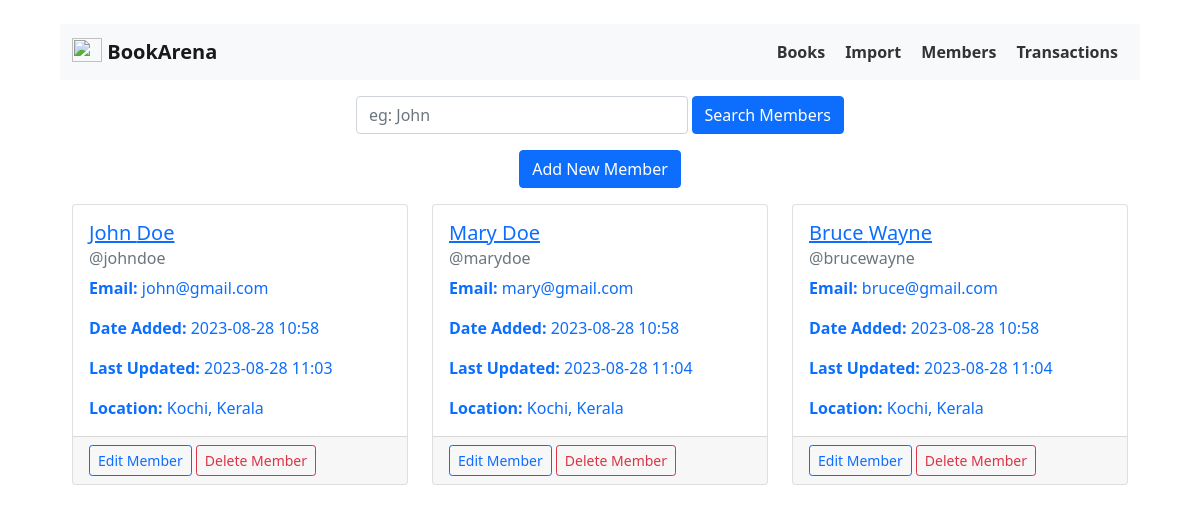
The app's page /members, older data.
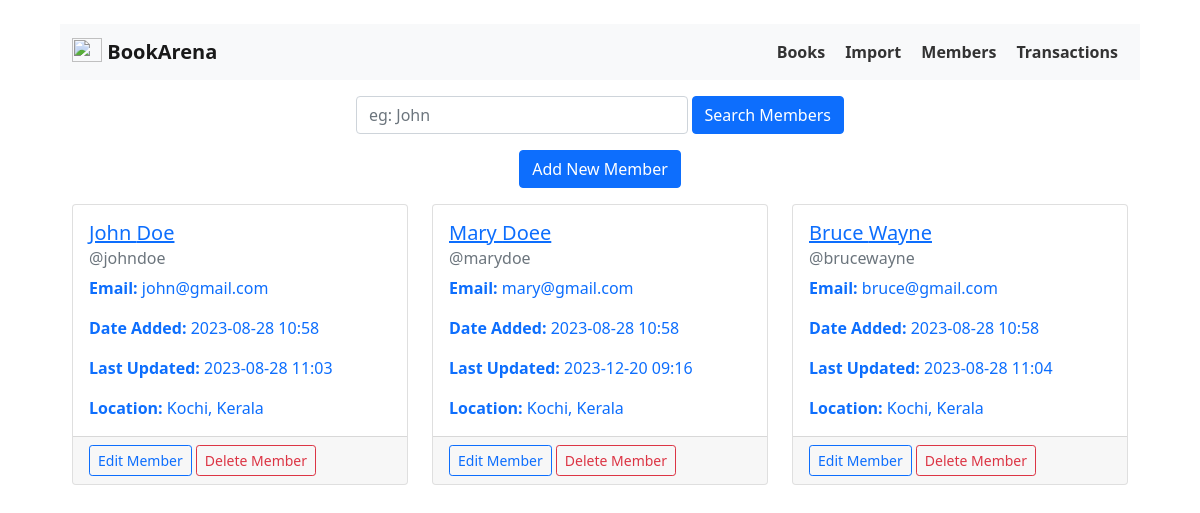
The same page, newer data.
### app/model/Member.py (models this page shows)
class Member(db.Model):
    __tablename__ = "members"
    id = db.Column(db.Integer, primary_key=True)
    username = db.Column(db.String, unique=True, nullable=False)
    first_name = db.Column(db.String(30), nullable=False)
    last_name = db.Column(db.String(30), nullable=False)
    email = db.Column(db.String)
    location = db.Column(db.String)
    date_added = db.Column(db.DateTime, default=datetime.utcnow())
    date_updated = db.Column(db.DateTime, default=datetime.utcnow())
    transactions = relationship("Transaction", back_populates="member")

### app/routes/member_routes.py (the view)
@app.route("/members")
def members():
    members = Member.query.order_by(Member.date_added).all()
    return render_template("members/list.html", members=members)

### app/templates/members/list.html
{% extends 'base.html' %} {% block body %}
<div class="container">
    {% if members | length < 1 %} <div class="mt-5">
        <p>No members have been added to the database yet.</p>
        <p>Click <a href="/members/add">here</a> to add a new member.</p>
</div>
{% else %}
<div class="row justify-content-center m-3">
    <div class="col-12 col-md-6">
        <form action="/members/search/" method="post" class="d-flex">
            <input type="text" name="query" class="form-control me-1" placeholder="eg: John" />
            <button type="submit" class="btn btn-primary" style="white-space: nowrap;">Search Members</button>
        </form>
    </div>
</div>
<div class="m-3 text-center">
    <a href="/members/add" class="btn btn-primary">Add New Member</a>
</div>
<div class="row">
    {% for member in members %}
    <div class="col-lg-4 col-md-6 col-sm-12 mb-4">
        <div class="card">
            <a href="/members/{{member.id}}" class="card-body text-decoration-none">
                <h5 class="card-title text-decoration-underline">{{member.first_name}} {{member.last_name}}</h5>
                <h6 class="card-subtitle mb-2 text-muted">@{{member.username}}</h6>
                <p class="card-text"><b>Email:</b> {{member.email}}</p>
                <p class="card-text"><b>Date Added:</b> {{ member.date_added.strftime('%Y-%m-%d %H:%M') }}</p>
                <p class="card-text"><b>Last Updated:</b> {{ member.date_updated.strftime('%Y-%m-%d %H:%M') }}</p>
                <p class="card-text"><b>Location:</b> {{member.location}}</p>
            </a>
            <div class="card-footer">
                <a href="/members/edit/{{member.id}}" class="btn btn-sm btn-outline-primary">Edit Member</a>
                <a href="/members/delete/{{member.id}}" class="btn btn-sm btn-outline-danger">Delete Member</a>
            </div>
        </div>
    </div>
    {% endfor %}
</div>
{% endif %}
</div>
{% endblock %}

Row changes from the older to the newer data that the page shows:
changed Member "Mary": last_name "Doe" → "Doee"; date_updated "2023-08-28 11:04" → "2023-12-20 09:16"
